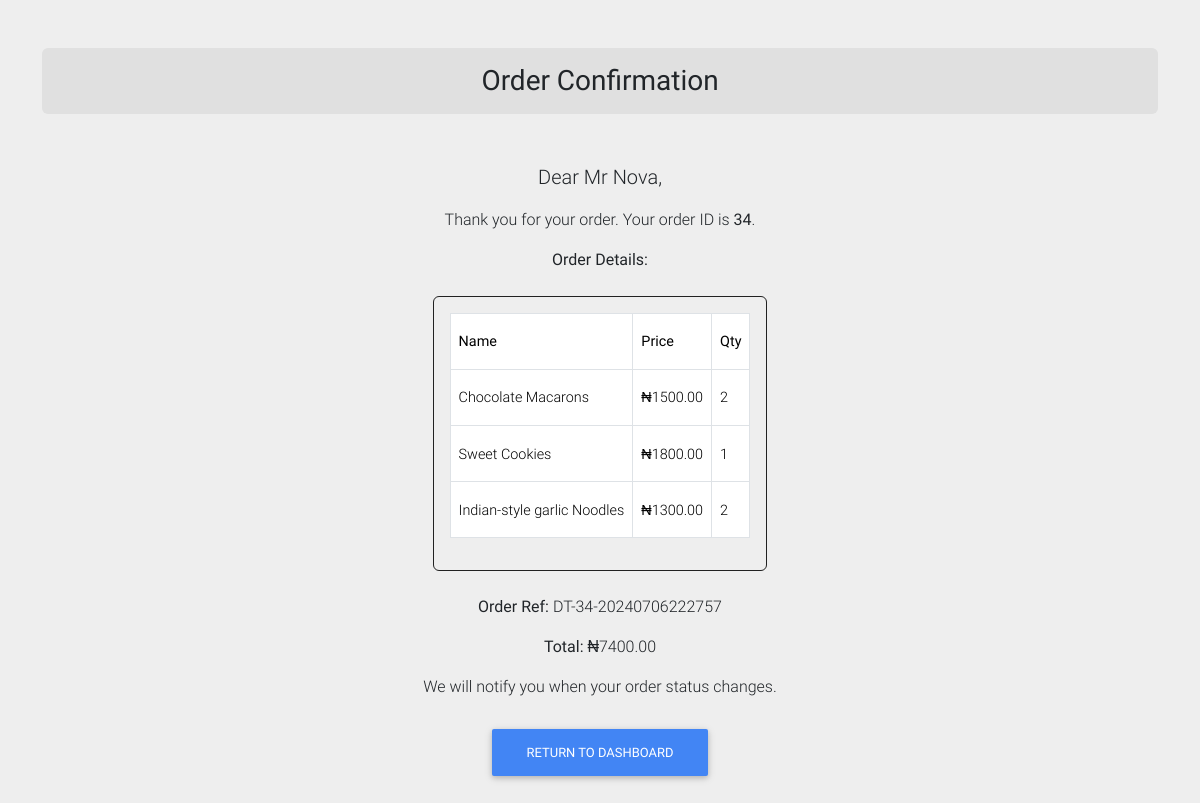
The page /order/direct_transfer/payment/34/confirmation/ (signed in) on the database its author committed.
### order/models.py (models this page shows, shortened)
class Order(models.Model):
    user = models.ForeignKey(settings.AUTH_USER_MODEL, on_delete=models.CASCADE)
    created_at = models.DateTimeField(auto_now_add=True)
    updated_at = models.DateTimeField(auto_now=True)
    first_name = models.CharField(max_length=50)
    last_name = models.CharField(max_length=50)
    email = models.EmailField()
    phone = models.CharField(max_length=15, null=True)
    address = models.CharField(max_length=255)
    postal_code = models.CharField(max_length=20)
    city = models.CharField(max_length=100)
    extra_details = models.TextField(blank=True)
    paid = models.BooleanField(default=False)
    proof_of_payment = models.ImageField(upload_to='proofs_of_payment/', blank=True, null=True)
    payment_reference = models.CharField(max_length=100, blank=True, null=True)
    pystk_ref = models.CharField(max_length=100, null=True, blank=True)
    def get_total_cost(self):
        return sum(item.get_cost() for item in self.items.all())

class OrderItem(models.Model):
    order = models.ForeignKey(Order, related_name='items', on_delete=models.CASCADE)
    menu_item = models.ForeignKey('menu.MenuItem', on_delete=models.CASCADE)
    price = models.DecimalField(max_digits=10, decimal_places=2)
    quantity = models.PositiveIntegerField(default=1)
    def get_cost(self):
        return self.price * self.quantity

### menu/models.py (models this page shows, shortened)
class MenuItem(models.Model):
    name = models.CharField(max_length=255)
    image = models.ImageField(upload_to='menu_images/', blank=True, null=True)  # New field
    description = models.TextField()
    price = models.DecimalField(max_digits=10, decimal_places=2)
    category = models.ForeignKey(Category, related_name='items', on_delete=models.CASCADE)

### order/views.py (the view)
# urls.py: path('direct_transfer/payment/<int:order_id>/confirmation/', direct_transfer_payment_confirmation, name='direct_transfer_payment_confirmation'),
@login_required
def direct_transfer_payment_confirmation(request, order_id):
    order = get_object_or_404(Order, id=order_id)
    return render(request, 'order/payment_confirmation.html', {'order': order})

### core/context_processors.py (called while the page is built)
def site_settings(request):
    settings = SiteSettings.objects.first()
    return {'site_settings': settings}

### order/templates/order/payment_confirmation.html (shortened to what this page needs)
{% extends 'order/base.html' %}
{% block content %}
<div class="container my-5">
    <div class="text-center mb-4">
        <h3 class="my-5 rounded p-3 bg-light text-center"><strong>Order Confirmation</strong></h3>
        <p class="lead">Dear {{ order.first_name }} {{ order.last_name }},</p>
        <p>Thank you for your order. Your order ID is <strong>{{ order.id }}</strong>.</p>
        <p><strong>Order Details:</strong></p>
    </div>
    <div class="d-flex justify-content-center mb-4">
        <div class="card border-dark bg-transparent p-3" style="max-width: 700px;">
            <div class="table-responsive">
                <table class="table table-hover table-bordered rounded">
                    <thead class="thead-dark">
                        <tr>
                            <th scope="col">Name</th>
                            <th scope="col">Price</th>
                            <th scope="col">Qty</th>
                        </tr>
                    </thead>
                    <tbody>
                        {% for item in order.items.all %}
                        <tr>
                            <td>{{ item.menu_item.name }}</td>
                            <td>&#x20A6;{{ item.menu_item.price }}</td>
                            <td>{{ item.quantity }}</td>
                        </tr>
                        {% endfor %}
                    </tbody>
                </table>
            </div>
        </div>
    </div>
    <div class="text-center">
        <p><strong>Order Ref:</strong> {{ order.payment_reference }}</p>
        <p><strong>Total:</strong> &#x20A6;{{ order.get_total_cost }}</p>
        <p class="mb-4">We will notify you when your order status changes.</p>
        <a href="{% url 'dashboard' %}" class="btn btn-primary">Return to Dashboard</a>
    </div>
</div>
{% endblock %}

### order/templates/order/base.html (style rules this page uses)
body { background-color: #f8f9fa; }
.container { margin-top: 50px; }
.btn-primary { background-color: #007bff; border-color: #007bff; }

### rows shown on the page
Order: first_name "Mr", last_name "Nova", id "34", payment_reference "DT-34-20240706222757", get_total_cost "7400.00"
OrderItem: menu_item.name "Chocolate Macarons", menu_item.price "1500.00", quantity "2"
OrderItem: menu_item.name "Sweet Cookies", menu_item.price "1800.00", quantity "1"
OrderItem: menu_item.name "Indian-style garlic Noodles", menu_item.price "1300.00", quantity "2"
